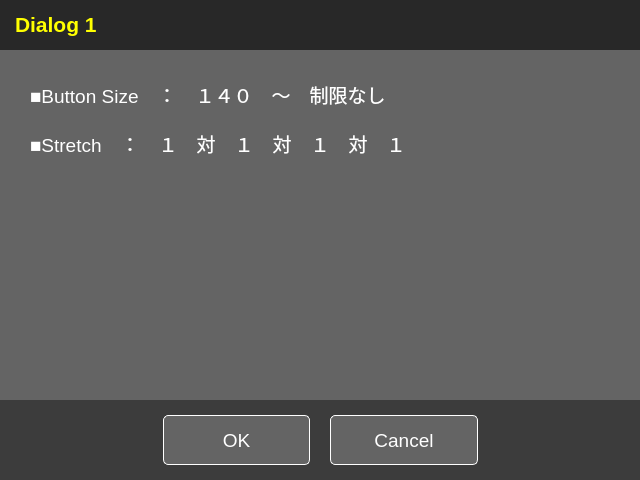
<?xml version="1.0" encoding="UTF-8"?>
<ui version="4.0">
 <class>Dialog2</class>
 <widget class="QDialog" name="Dialog2">
  <property name="geometry">
   <rect>
    <x>0</x>
    <y>0</y>
    <width>640</width>
    <height>480</height>
   </rect>
  </property>
  <property name="maximumSize">
   <size>
    <width>1024</width>
    <height>768</height>
   </size>
  </property>
  <property name="windowTitle">
   <string>Dialog</string>
  </property>
  <layout class="QVBoxLayout" name="verticalLayout">
   <property name="spacing">
    <number>0</number>
   </property>
   <property name="leftMargin">
    <number>0</number>
   </property>
   <property name="topMargin">
    <number>0</number>
   </property>
   <property name="rightMargin">
    <number>0</number>
   </property>
   <property name="bottomMargin">
    <number>0</number>
   </property>
   <item>
    <widget class="QWidget" name="widget" native="true">
     <property name="sizePolicy">
      <sizepolicy hsizetype="Preferred" vsizetype="Fixed">
       <horstretch>0</horstretch>
       <verstretch>0</verstretch>
      </sizepolicy>
     </property>
     <property name="minimumSize">
      <size>
       <width>0</width>
       <height>50</height>
      </size>
     </property>
     <property name="styleSheet">
      <string notr="true">background:rgb(40,40,40);</string>
     </property>
     <layout class="QHBoxLayout" name="horizontalLayout_2">
      <property name="spacing">
       <number>0</number>
      </property>
      <property name="leftMargin">
       <number>15</number>
      </property>
      <property name="topMargin">
       <number>0</number>
      </property>
      <property name="rightMargin">
       <number>5</number>
      </property>
      <property name="bottomMargin">
       <number>0</number>
      </property>
      <item>
       <widget class="QLabel" name="label">
        <property name="sizePolicy">
         <sizepolicy hsizetype="Fixed" vsizetype="Fixed">
          <horstretch>0</horstretch>
          <verstretch>0</verstretch>
         </sizepolicy>
        </property>
        <property name="font">
         <font>
          <pointsize>16</pointsize>
          <weight>75</weight>
          <bold>true</bold>
         </font>
        </property>
        <property name="styleSheet">
         <string notr="true">color:yellow;</string>
        </property>
        <property name="text">
         <string>Dialog 1</string>
        </property>
       </widget>
      </item>
      <item>
       <spacer name="horizontalSpacer_3">
        <property name="orientation">
         <enum>Qt::Horizontal</enum>
        </property>
        <property name="sizeHint" stdset="0">
         <size>
          <width>503</width>
          <height>20</height>
         </size>
        </property>
       </spacer>
      </item>
      <item>
       <widget class="QPushButton" name="pushButton">
        <property name="styleSheet">
         <string notr="true">border:none;
outline:none;</string>
        </property>
        <property name="text">
         <string/>
        </property>
        <property name="icon">
         <iconset resource="iconimages.qrc">
          <normaloff>:/resources/images/097c5d0f-1ed8-4cdd-bd7b-911829b7d10b.png</normaloff>:/resources/images/097c5d0f-1ed8-4cdd-bd7b-911829b7d10b.png</iconset>
        </property>
        <property name="iconSize">
         <size>
          <width>32</width>
          <height>32</height>
         </size>
        </property>
       </widget>
      </item>
     </layout>
    </widget>
   </item>
   <item>
    <widget class="QWidget" name="widget_2" native="true">
     <property name="styleSheet">
      <string notr="true">background:rgb(100,100,100);</string>
     </property>
     <layout class="QVBoxLayout" name="verticalLayout_2">
      <property name="spacing">
       <number>20</number>
      </property>
      <property name="leftMargin">
       <number>30</number>
      </property>
      <property name="topMargin">
       <number>30</number>
      </property>
      <property name="rightMargin">
       <number>0</number>
      </property>
      <property name="bottomMargin">
       <number>0</number>
      </property>
      <item>
       <widget class="QLabel" name="label_2">
        <property name="sizePolicy">
         <sizepolicy hsizetype="Fixed" vsizetype="Preferred">
          <horstretch>0</horstretch>
          <verstretch>0</verstretch>
         </sizepolicy>
        </property>
        <property name="font">
         <font>
          <pointsize>14</pointsize>
         </font>
        </property>
        <property name="styleSheet">
         <string notr="true">color:white;</string>
        </property>
        <property name="text">
         <string>■Button Size　：　１４０　～　制限なし</string>
        </property>
       </widget>
      </item>
      <item>
       <widget class="QLabel" name="label_3">
        <property name="sizePolicy">
         <sizepolicy hsizetype="Fixed" vsizetype="Preferred">
          <horstretch>0</horstretch>
          <verstretch>0</verstretch>
         </sizepolicy>
        </property>
        <property name="font">
         <font>
          <pointsize>14</pointsize>
         </font>
        </property>
        <property name="styleSheet">
         <string notr="true">color:white;</string>
        </property>
        <property name="text">
         <string>■Stretch　：　１　対　１　対　１　対　１</string>
        </property>
       </widget>
      </item>
      <item>
       <spacer name="verticalSpacer">
        <property name="orientation">
         <enum>Qt::Vertical</enum>
        </property>
        <property name="sizeHint" stdset="0">
         <size>
          <width>20</width>
          <height>239</height>
         </size>
        </property>
       </spacer>
      </item>
     </layout>
    </widget>
   </item>
   <item>
    <widget class="QWidget" name="widget_3" native="true">
     <property name="sizePolicy">
      <sizepolicy hsizetype="Preferred" vsizetype="Fixed">
       <horstretch>0</horstretch>
       <verstretch>0</verstretch>
      </sizepolicy>
     </property>
     <property name="minimumSize">
      <size>
       <width>0</width>
       <height>80</height>
      </size>
     </property>
     <property name="styleSheet">
      <string notr="true">background:rgb(60,60,60);</string>
     </property>
     <layout class="QHBoxLayout" name="horizontalLayout" stretch="1,1,1,1">
      <property name="spacing">
       <number>20</number>
      </property>
      <property name="leftMargin">
       <number>15</number>
      </property>
      <property name="topMargin">
       <number>0</number>
      </property>
      <property name="rightMargin">
       <number>15</number>
      </property>
      <property name="bottomMargin">
       <number>0</number>
      </property>
      <item>
       <spacer name="horizontalSpacer">
        <property name="orientation">
         <enum>Qt::Horizontal</enum>
        </property>
        <property name="sizeHint" stdset="0">
         <size>
          <width>153</width>
          <height>20</height>
         </size>
        </property>
       </spacer>
      </item>
      <item>
       <widget class="QToolButton" name="toolButton">
        <property name="sizePolicy">
         <sizepolicy hsizetype="Preferred" vsizetype="Fixed">
          <horstretch>0</horstretch>
          <verstretch>0</verstretch>
         </sizepolicy>
        </property>
        <property name="minimumSize">
         <size>
          <width>140</width>
          <height>50</height>
         </size>
        </property>
        <property name="maximumSize">
         <size>
          <width>16777215</width>
          <height>16777215</height>
         </size>
        </property>
        <property name="font">
         <font>
          <pointsize>14</pointsize>
         </font>
        </property>
        <property name="styleSheet">
         <string notr="true">background:rgb(100, 100, 100);
border-style: solid;
border-width: 1px;
border-color: white;
border-radius: 5px;
color:white;</string>
        </property>
        <property name="text">
         <string>OK</string>
        </property>
       </widget>
      </item>
      <item>
       <widget class="QToolButton" name="toolButton_2">
        <property name="sizePolicy">
         <sizepolicy hsizetype="Preferred" vsizetype="Fixed">
          <horstretch>0</horstretch>
          <verstretch>0</verstretch>
         </sizepolicy>
        </property>
        <property name="minimumSize">
         <size>
          <width>140</width>
          <height>50</height>
         </size>
        </property>
        <property name="maximumSize">
         <size>
          <width>16777215</width>
          <height>16777215</height>
         </size>
        </property>
        <property name="font">
         <font>
          <pointsize>14</pointsize>
         </font>
        </property>
        <property name="styleSheet">
         <string notr="true">background:rgb(100, 100, 100);
border-style: solid;
border-width: 1px;
border-color: white;
border-radius: 5px;
color:white;</string>
        </property>
        <property name="text">
         <string>Cancel</string>
        </property>
       </widget>
      </item>
      <item>
       <spacer name="horizontalSpacer_2">
        <property name="orientation">
         <enum>Qt::Horizontal</enum>
        </property>
        <property name="sizeHint" stdset="0">
         <size>
          <width>153</width>
          <height>20</height>
         </size>
        </property>
       </spacer>
      </item>
     </layout>
    </widget>
   </item>
  </layout>
 </widget>
 <resources>
  <include location="iconimages.qrc"/>
 </resources>
 <connections/>
</ui>
